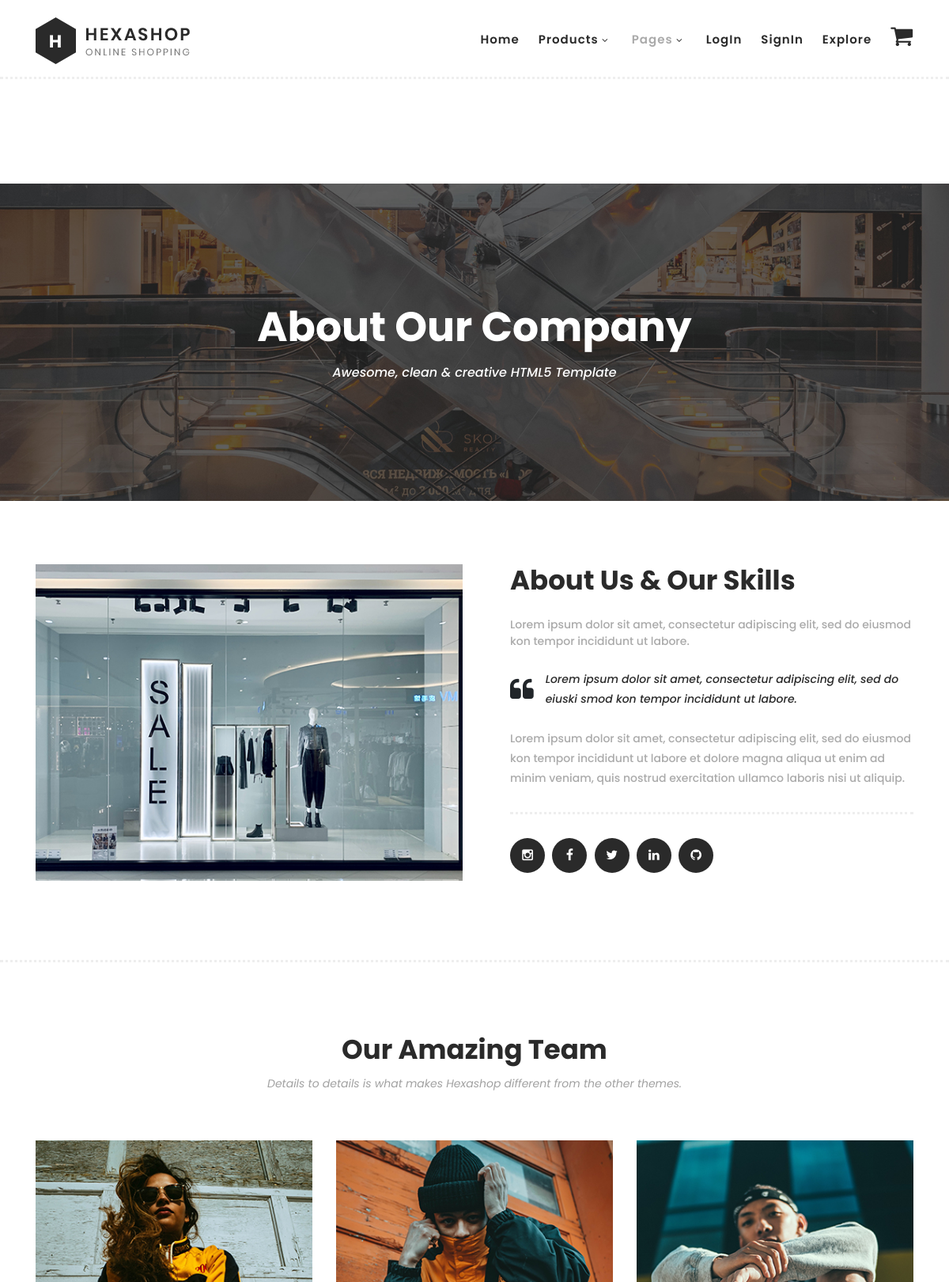
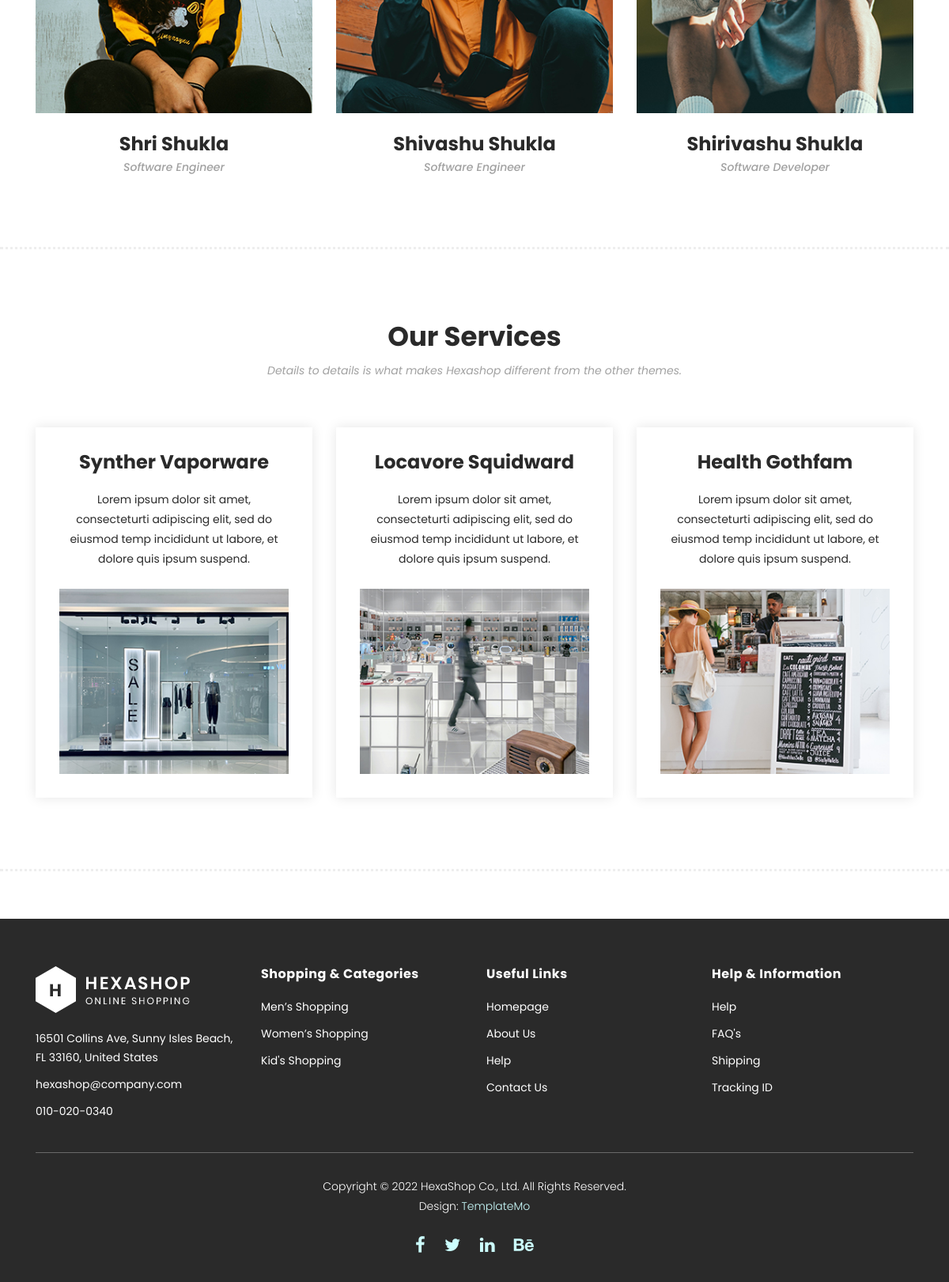
The page /about-us/ on the database its author committed (2 pictures, top to bottom).
### addproducts/models.py (models this page shows, shortened)
class OurAmazingTeam(models.Model):
	member_name =  models.CharField(max_length=50);
	member_role =  models.CharField(max_length=50);
	member_image = models.FileField(upload_to="products/", max_length=250,default=None, unique=True);
	member_instagram_id = models.CharField(max_length=100, null=True, blank=True, unique=True);
	member_facebook_id = models.CharField(max_length=100, null=True, blank=True, unique=True);
	member_twitter_id = models.CharField(max_length=100, null=True, blank=True, unique=True);
	member_linkedin_id = models.CharField(max_length=100, null=True, blank=True, unique=True);
	member_github_id = models.CharField(max_length=100, null=True, blank=True, unique=True);

### letsShop/views.py (the view)
# urls.py: path('about-us/',views.aboutus,name="about-us"),
def aboutus(request,):
    gettingData=OurAmazingTeam.objects.all();   # to get data just dual
    data={'gettingData' : gettingData}
    return render(request,'about-us.html',data);

### templates/about-us.html (shortened to what this page needs)
{% extends "MASTER.html" %}
{% block childcontent %}
    <br>
    <br>
    <br>
    <div class="page-heading about-page-heading" id="top">
        <div class="container">
            <div class="row">
                <div class="col-lg-12">
                    <div class="inner-content">
                        <h2>About Our Company</h2>
                        <span>Awesome, clean &amp; creative HTML5 Template</span>
                    </div>
                </div>
            </div>
        </div>
    </div>
    <div class="about-us">
        <div class="container">
            <div class="row">
                <div class="col-lg-6">
                    <div class="left-image">
                        <img src="/static/images/about-left-image.jpg" alt="">
                    </div>
                </div>
                <div class="col-lg-6">
                    <div class="right-content">
                        <h4>About Us &amp; Our Skills</h4>
                        <span>Lorem ipsum dolor sit amet, consectetur adipiscing elit, sed do eiusmod kon tempor incididunt ut labore.</span>
                        <div class="quote">
                            <i class="fa fa-quote-left"></i><p>Lorem ipsum dolor sit amet, consectetur adipiscing elit, sed do eiuski smod kon tempor incididunt ut labore.</p>
                        </div>
                        <p>Lorem ipsum dolor sit amet, consectetur adipiscing elit, sed do eiusmod kon tempor incididunt ut labore et dolore magna aliqua ut enim ad minim veniam, quis nostrud exercitation ullamco laboris nisi ut aliquip.</p>
                        <ul>
                            <li><a href="#"><i class="fa fa-instagram"></i></a></li>
                            <li><a href="#"><i class="fa fa-facebook"></i></a></li>
                            <li><a href="#"><i class="fa fa-twitter"></i></a></li>
                            <li><a href="#"><i class="fa fa-linkedin"></i></a></li>
                            <li><a href="#"><i class="fa fa-github"></i></a></li>
                        </ul>
                    </div>
                </div>
            </div>
        </div>
    </div>
    <section class="our-team">
        <div class="container">
            <div class="row">
                <div class="col-lg-12">
                    <div class="section-heading">
                        <h2>Our Amazing Team</h2>
                        <span>Details to details is what makes Hexashop different from the other themes.</span>
                    </div>
                </div>
            {% for data in gettingData %}
                <div class="col-lg-4">
                    <div class="team-item">
                        <div class="thumb">
                            <img src="/media/{{data.member_image}}">
                        </div>
                        <div class="down-content">
                            <h4>{{data.member_name}}</h4>
                            <span>{{data.member_role}}</span>
                        </div>
                    </div>
                </div>
            {% endfor %}
            </div>
        </div>
    </section>
    <section class="our-services">
        <div class="container">
            <div class="row">
                <div class="col-lg-12">
                    <div class="section-heading">
                        <h2>Our Services</h2>
                        <span>Details to details is what makes Hexashop different from the other themes.</span>
                    </div>
                </div>
                <div class="col-lg-4">
                    <div class="service-item">
                        <h4>Synther Vaporware</h4>
                        <p>Lorem ipsum dolor sit amet, consecteturti adipiscing elit, sed do eiusmod temp incididunt ut labore, et dolore quis ipsum suspend.</p>
                        <img src="/static/images/service-01.jpg" alt="">
                    </div>
                </div>
                <div class="col-lg-4">
                    <div class="service-item">
                        <h4>Locavore Squidward</h4>
                        <p>Lorem ipsum dolor sit amet, consecteturti adipiscing elit, sed do eiusmod temp incididunt ut labore, et dolore quis ipsum suspend.</p>
                        <img src="/static/images/service-02.jpg" alt="">
                    </div>
                </div>
                <div class="col-lg-4">
                    <div class="service-item">
                        <h4>Health Gothfam</h4>
                        <p>Lorem ipsum dolor sit amet, consecteturti adipiscing elit, sed do eiusmod temp incididunt ut labore, et dolore quis ipsum suspend.</p>
                        <img src="/static/images/service-03.jpg" alt="">
                    </div>
                </div>
            </div>
        </div>
    </section>
{% endblock %}

### templates/MASTER.html (shortened to what this page needs)
<!DOCTYPE html>
<html lang="en">
  <head>
    <link rel="stylesheet" type="text/css" href="/static/css/bootstrap.min.css">
    <link rel="stylesheet" type="text/css" href="/static/css/font-awesome.css">
    <link rel="stylesheet" href="/static/css/templatemo-hexashop.css">
    <link rel="stylesheet" href="/static/css/owl-carousel.css">
    <link rel="stylesheet" href="/static/css/lightbox.css">
  </head>
    <body>
    <header class="header-area header-sticky">
        <div class="container">
            <div class="row">
                <div class="col-12">
                    <nav class="main-nav">
                        <a href="{% url '' %}" class="logo">
                            <img src="/static/images/logo.png">
                        </a>
                        <ul class="nav">
                            <li class="scroll-to-section"><a href="{% url '' %}"  class="{% if request.path == '/' %} active {% endif %}">Home</a></li>
                            <li class="submenu">
                                <a href="javascript:;" class="{% if request.path == '/mens/' or request.path == '/womens/' or request.path == '/kids/' or request.path == '/products/' %} active {% endif %}"> Products</a>
                            </li>
                            <li class="submenu">
                                <a href="javascript:;" class="{% if request.path == '/about-us/' or request.path == '/contact-us/'  %} active {% endif %}">Pages</a>
                            </li>
                            <li class="scroll-to-section"><a href="{% url 'userslogin' %}"  class="{% if request.path == '/userslogin/' %} active {% endif %}">LogIn</a></li>
                            <li class="scroll-to-section"><a href="{% url 'userssignin' passes='home' %}"  class="{% if request.path == '/userssignin/' %} active {% endif %}">SignIn</a></li>
                            <li class="scroll-to-section"><a href="{% url 'explore' %}"  class="{% if request.path == '/explore/' %} active {% endif %}">Explore</a></li>
                            <li><a href="{% url 'cart' %}"><i class="fa fa-shopping-cart fa-2x"></i></a></li>
                        </ul>
                    </nav>
                </div>
            </div>
        </div>
    </header>
{% block childcontent %}
{% endblock %}
    <footer>
        <div class="container">
            <div class="row">
                <div class="col-lg-3">
                    <div class="first-item">
                        <div class="logo">
                            <img src="/static/images/white-logo.png" alt="hexashop ecommerce templatemo">
                        </div>
                        <ul>
                            <li><a href="#">16501 Collins Ave, Sunny Isles Beach, FL 33160, United States</a></li>
                            <li><a href="#">hexashop@company.com</a></li>
                            <li><a href="#">010-020-0340</a></li>
                        </ul>
                    </div>
                </div>
                <div class="col-lg-3">
                    <h4>Shopping &amp; Categories</h4>
                    <ul>
                        <li><a href="{% url 'overall-men-area' %}">Men’s Shopping</a></li>
                        <li><a href="{% url 'overall-women-area' %}">Women’s Shopping</a></li>
                        <li><a href="{% url 'overall-kids-area' %}">Kid's Shopping</a></li>
                    </ul>
                </div>
                <div class="col-lg-3">
                    <h4>Useful Links</h4>
                    <ul>
                        <li><a href="{% url '' %}">Homepage</a></li>
                        <li><a href="{% url 'about-us' %}">About Us</a></li>
                        <li><a href="#">Help</a></li>
                        <li><a href="{% url 'contact-us' %}">Contact Us</a></li>
                    </ul>
                </div>
                <div class="col-lg-3">
                    <h4>Help &amp; Information</h4>
                    <ul>
                        <li><a href="#">Help</a></li>
                        <li><a href="#">FAQ's</a></li>
                        <li><a href="#">Shipping</a></li>
                        <li><a href="#">Tracking ID</a></li>
                    </ul>
                </div>
                <div class="col-lg-12">
                    <div class="under-footer">
                        <p>Copyright © 2022 HexaShop Co., Ltd. All Rights Reserved.
                        <br>Design: <a href="{% url '' %}" target="_parent" title="free css templates">TemplateMo</a></p>
                        <ul>
                            <li><a href="#"><i class="fa fa-facebook"></i></a></li>
                            <li><a href="#"><i class="fa fa-twitter"></i></a></li>
                            <li><a href="#"><i class="fa fa-linkedin"></i></a></li>
                            <li><a href="#"><i class="fa fa-behance"></i></a></li>
                        </ul>
                    </div>
                </div>
            </div>
        </div>
    </footer>
  </body>
</html>

### rows shown on the page
OurAmazingTeam: member_image (picture), member_name "Shri Shukla", member_role "Software Engineer"
OurAmazingTeam: member_image (picture), member_name "Shivashu Shukla", member_role "Software Engineer"
OurAmazingTeam: member_image (picture), member_name "Shirivashu Shukla", member_role "Software Developer"
